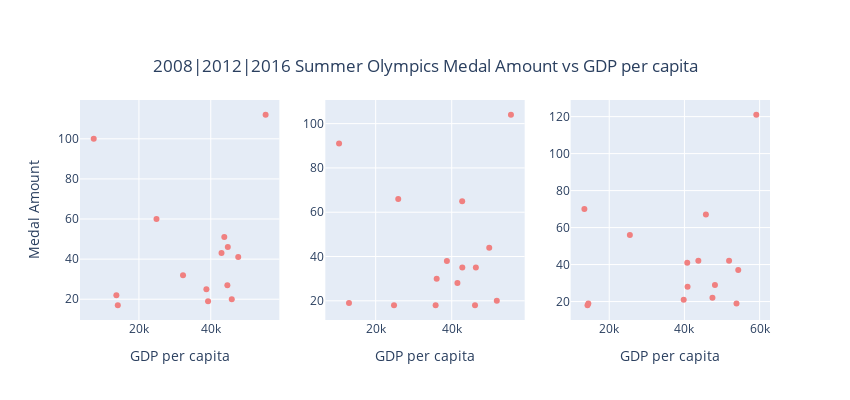

Notebook code cell kept with this figure:
### Code cell
import plotly.graph_objs as go
from plotly.subplots import make_subplots

# subplot
fig = make_subplots(rows=1, cols=3)

# 2008
fig.add_trace(
    go.Scatter(x=s08_gdp, y=s08_medal, mode='markers', marker_color='lightcoral', hovertext=s08_countries),
    row=1, col=1)
fig.update_xaxes(title_text="GDP per capita", row=1, col=1)
fig.update_yaxes(title_text="Medal Amount", row=1, col=1)
# fig.update_layout(title_text="2008 Summer Olympics Medal Amount vs GDP per capita", showlegend=False)

# 2012
fig.add_trace(
    go.Scatter(x=s12_gdp, y=s12_medal, mode='markers', marker_color='lightcoral', hovertext=s12_countries),
    row=1, col=2)
fig.update_xaxes(title_text="GDP per capita", row=1, col=2)
fig.update_yaxes( row=1, col=2)
# fig.update_layout(title_text="2012 Summer Olympics Medal Amount vs GDP per capita", showlegend=False)
#
# 2016
fig.add_trace(
    go.Scatter(x=s16_gdp, y=s16_medal, mode='markers', marker_color='lightcoral', hovertext=s16_countries),
    row=1, col=3)
fig.update_xaxes(title_text="GDP per capita", row=1, col=3)
fig.update_yaxes(row=1, col=3)
# fig.update_layout(title_text="2008|2012|2016 Summer Olympics Medal Amount vs GDP per capita", showlegend=False,height=400,width=850)
fig.update_layout(title={
        'text': "2008|2012|2016 Summer Olympics Medal Amount vs GDP per capita",'x': 0.5,'y': 0.85},
        showlegend=False,height=400,width=850)
# plot
fig.show()

### Figure 1 — Plotly figure (JSON) as saved in the notebook; plotly's stock layout.template omitted (floating-point values rounded to 4 significant figures)
{"data": [{"hovertext": ["USA", "China", "Russian Federation", "Great Britain", "Australia", "France", "Germany", "Korea", "Italy", "Japan", "Ukraine", "Canada", "Spain", "Brazil"], "marker": {"color": "lightcoral"}, "mode": "markers", "type": "scatter", "x": [55270.0, 7413.0, 24890.0, 43770.0, 44740.0, 43000.0, 47640.0, 32280.0, 44620.0, 38780.0, 13720.0, 45850.0, 39240.0, 14110.0], "xaxis": "x", "y": [112, 100, 60, 51, 46, 43, 41, 32, 27, 25, 22, 20, 19, 17], "yaxis": "y"}, {"hovertext": ["USA", "China", "Russian Federation", "Great Britain", "Germany", "Japan", "France", "Australia", "Korea", "Italy", "Netherlands", "Ukraine", "Hungary", "Spain", "Canada", null, 2016], "marker": {"color": "lightcoral"}, "mode": "markers", "type": "scatter", "x": [55580.0, 10370.0, 25930.0, 42750.0, 49870.0, 38740.0, 42790.0, 46350.0, 36050.0, 41500.0, 51860.0, 12990.0, 24830.0, 35770.0, 46130.0, null, "GDP per capita"], "xaxis": "x2", "y": [104, 91, 66, 65, 44, 38, 35, 35, 30, 28, 20, 19, 18, 18, 18, null, "Medal Amount"], "yaxis": "y2"}, {"hovertext": ["USA", "China", "Great Britain", "Russia Federation", "Germany ", "France", "Japan", "Australia", "Italy", "Canada", "Korea", "Netherlands ", "Brail", "Azerbaijan", null, 2010, "USA"], "marker": {"color": "lightcoral"}, "mode": "markers", "type": "scatter", "x": [59110.0, 13400.0, 45710.0, 25490.0, 51880.0, 43710.0, 40750.0, 48120.0, 40840.0, 47460.0, 39810.0, 53850.0, 14450.0, 14230.0, null, "GDP per capita", 54320.0], "xaxis": "x3", "y": [121, 70, 67, 56, 42, 42, 41, 29, 28, 22, 21, 19, 19, 18, null, "Medal Amount", 37], "yaxis": "y3"}], "layout": {"height": 400, "showlegend": false, "title": {"text": "2008|2012|2016 Summer Olympics Medal Amount vs GDP per capita", "x": 0.5, "y": 0.85}, "width": 850, "xaxis": {"anchor": "y", "autorange": true, "domain": [0, 0.2889], "range": [3594.0, 59090.0], "title": {"text": "GDP per capita"}, "type": "linear"}, "xaxis2": {"anchor": "y2", "autorange": true, "domain": [0.3556, 0.6444], "range": [6763.0, 59190.0], "title": {"text": "GDP per capita"}, "type": "linear"}, "xaxis3": {"anchor": "y3", "autorange": true, "domain": [0.7111, 1], "range": [9751.0, 62760.0], "title": {"text": "GDP per capita"}, "type": "linear"}, "yaxis": {"anchor": "x", "autorange": true, "domain": [0, 1], "range": [9.644, 119.4], "title": {"text": "Medal Amount"}, "type": "linear"}, "yaxis2": {"anchor": "x2", "autorange": true, "domain": [0, 1], "range": [11.34, 110.7], "type": "linear"}, "yaxis3": {"anchor": "x3", "autorange": true, "domain": [0, 1], "range": [10.02, 129.0], "type": "linear"}}}
